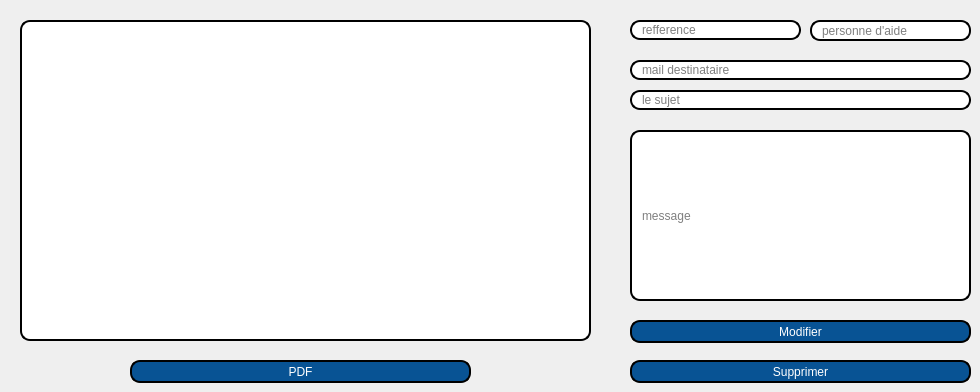
     <widget class="QWidget" name="Afficher_C_3">
      <attribute name="title">
       <string>Afficher</string>
      </attribute>
      <widget class="QTableView" name="afficher_rec">
       <property name="geometry">
        <rect>
         <x>20</x>
         <y>20</y>
         <width>571</width>
         <height>321</height>
        </rect>
       </property>
       <property name="styleSheet">
        <string notr="true">border: 2px solid black;
border-radius: 10px;
padding: 0 8px;
background: white;
selection-background-color: gray;</string>
       </property>
      </widget>
      <widget class="QPushButton" name="modifier_rec">
       <property name="geometry">
        <rect>
         <x>630</x>
         <y>320</y>
         <width>341</width>
         <height>23</height>
        </rect>
       </property>
       <property name="styleSheet">
        <string notr="true">border: 2px solid black;
border-radius: 10px;
padding: 0 8px;
color: rgb(255, 255, 255);
background:#085394	;
font: bold, &quot;Comic Sans MS&quot;;
</string>
       </property>
       <property name="text">
        <string>Modifier</string>
       </property>
      </widget>
      <widget class="QPushButton" name="supprimer_rec">
       <property name="geometry">
        <rect>
         <x>630</x>
         <y>360</y>
         <width>341</width>
         <height>23</height>
        </rect>
       </property>
       <property name="styleSheet">
        <string notr="true">border: 2px solid black;
border-radius: 10px;
padding: 0 8px;
color: rgb(255, 255, 255);
background:#085394	;
font: bold, &quot;Comic Sans MS&quot;;
</string>
       </property>
       <property name="text">
        <string>Supprimer</string>
       </property>
      </widget>
      <widget class="QLineEdit" name="lineedit_msg_2">
       <property name="geometry">
        <rect>
         <x>630</x>
         <y>130</y>
         <width>341</width>
         <height>171</height>
        </rect>
       </property>
       <property name="styleSheet">
        <string notr="true">border: 2px solid black;
border-radius: 10px;
padding: 0 8px;
background: white;
selection-background-color: gray;</string>
       </property>
       <property name="placeholderText">
        <string>message</string>
       </property>
      </widget>
      <widget class="QLineEdit" name="lineedit_sujet_2">
       <property name="geometry">
        <rect>
         <x>630</x>
         <y>90</y>
         <width>341</width>
         <height>20</height>
        </rect>
       </property>
       <property name="styleSheet">
        <string notr="true">border: 2px solid black;
border-radius: 10px;
padding: 0 8px;
background: white;
selection-background-color: gray;</string>
       </property>
       <property name="placeholderText">
        <string>le sujet</string>
       </property>
      </widget>
      <widget class="QLineEdit" name="lineedit_mail_2">
       <property name="geometry">
        <rect>
         <x>630</x>
         <y>60</y>
         <width>341</width>
         <height>20</height>
        </rect>
       </property>
       <property name="styleSheet">
        <string notr="true">border: 2px solid black;
border-radius: 10px;
padding: 0 8px;
background: white;
selection-background-color: gray;</string>
       </property>
       <property name="readOnly">
        <bool>true</bool>
       </property>
       <property name="placeholderText">
        <string>mail destinataire</string>
       </property>
      </widget>
      <widget class="QLineEdit" name="lineedit_ref_2">
       <property name="geometry">
        <rect>
         <x>630</x>
         <y>20</y>
         <width>171</width>
         <height>20</height>
        </rect>
       </property>
       <property name="styleSheet">
        <string notr="true">border: 2px solid black;
border-radius: 10px;
padding: 0 8px;
background: white;
selection-background-color: gray;</string>
       </property>
       <property name="readOnly">
        <bool>true</bool>
       </property>
       <property name="placeholderText">
        <string>refference</string>
       </property>
      </widget>
      <widget class="QLineEdit" name="lineedit_personne_2">
       <property name="geometry">
        <rect>
         <x>810</x>
         <y>20</y>
         <width>161</width>
         <height>21</height>
        </rect>
       </property>
       <property name="styleSheet">
        <string notr="true">border: 2px solid black;
border-radius: 10px;
padding: 0 8px;
background: white;
selection-background-color: gray;</string>
       </property>
       <property name="readOnly">
        <bool>true</bool>
       </property>
       <property name="placeholderText">
        <string>personne d'aide</string>
       </property>
      </widget>
      <widget class="QPushButton" name="pdf">
       <property name="geometry">
        <rect>
         <x>130</x>
         <y>360</y>
         <width>341</width>
         <height>23</height>
        </rect>
       </property>
       <property name="styleSheet">
        <string notr="true">border: 2px solid black;
border-radius: 10px;
padding: 0 8px;
color: rgb(255, 255, 255);
background:#085394	;
font: bold, &quot;Comic Sans MS&quot;;
</string>
       </property>
       <property name="text">
        <string>PDF</string>
       </property>
      </widget>
     </widget>
